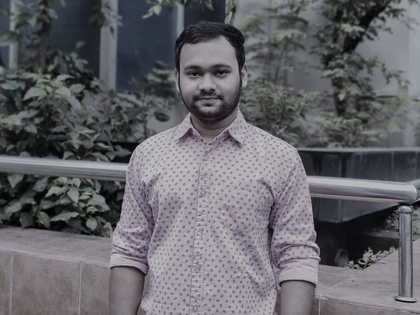
%> input picture MATLAB/MATLAB/lemon1.jpg, 420 x 315 px, shrunk from 1440 x 1080 before the run
$ octave threshold.m   (GNU Octave 9; MATLAB toolbox functions it lacks are replaced by stand-ins)
%> lines starting %> are read from the running program, lines starting %| are printed output that depends on the picture; in (x1, y1, x2, y2) boxes, pixels count from 0 and x2, y2 are one past the last pixel; in counts of white or black regions, pixels touching at a corner belong together; the program's own positions count from 1
I = (imread('C:\Users\lrlem\Downloads\MATLAB\lemon1.jpg'));
%> I is the input picture: size 315x420x3 uint8; mean R, G, B 101.4, 100.5, 104.9
figure;
I=rgb2gray(I);
%> I: size 315x420 uint8
imshow(I);
%I=im2double(I);
[row, col] = size(I);
%> row = 315; col = 420
K = uint8(zeros(row, col));
for i = 1:row
   for j = 1:col
          if I(i,j)>150
              K(i,j)=255;
          else
              K(i,j)=0;
          end
    end
 end
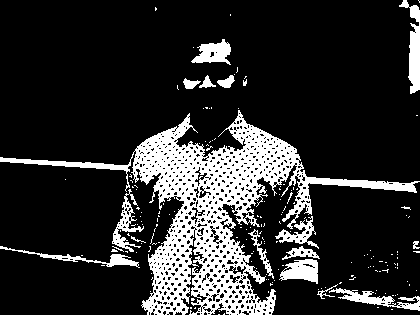
%> K: size 315x420 uint8; 17.9% white; 172 white regions (155 under 20 px), largest, box (x1, y1, x2, y2) and area: (0, 110, 420, 315) 17922, (399, 0, 420, 94) 861, (329, 288, 420, 311) 691
   figure; imshow(K);
   figure;
   plot(I,K,'.r');
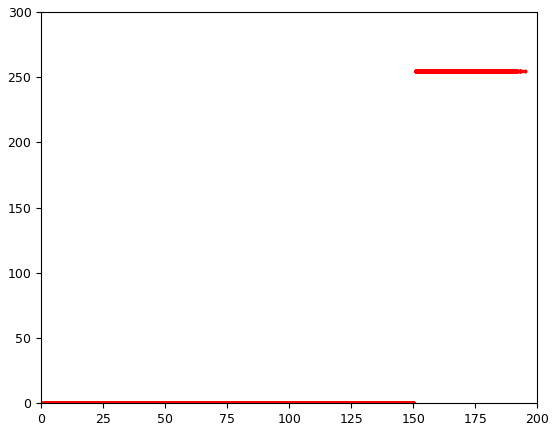
%> figure redrawn from the program's plot data
